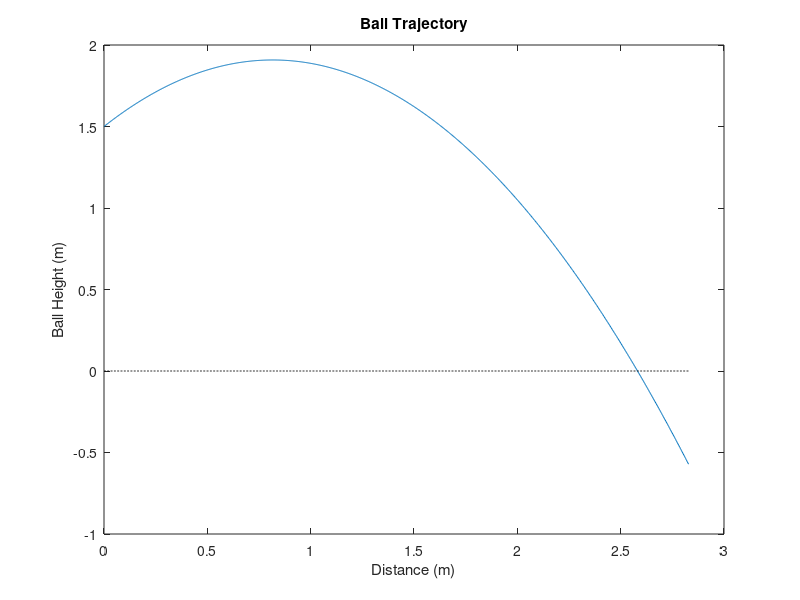

Here is the MATLAB script that generated this plot:
%% Throw Ball (Optional)
hInit = 1.5; %intitial height of ball at release in meters
g = 9.8; %gravitational acceleration in m/s^2
vInit = 4; %velocity of ball at release in m/s
theta = 45; %angle of the velocity vector at time of release in degrees
time = linspace(0, 1, 1000);

% Distance & Height equations
x = vInit*cos(theta*(pi/180))*time; %distance
y = hInit + vInit*sin(theta*(pi/180))*time - (1/2)*g*time.^2; %height

% Where the ball hits the ground
negatives = find(y < 0);
idx = negatives(1);
distHits = x(idx);
disp(['The ball hits the ground at a distance of ', num2str(distHits), ' meters.'])

%Plotting the ball's trajectory
figure
plot(x, y)
xlabel('Distance (m)')
ylabel('Ball Height (m)')
title('Ball Trajectory')
hold on
a = 0:1/999:max(x);
b = zeros(1, length(a));
plot(a, b, 'k--')
